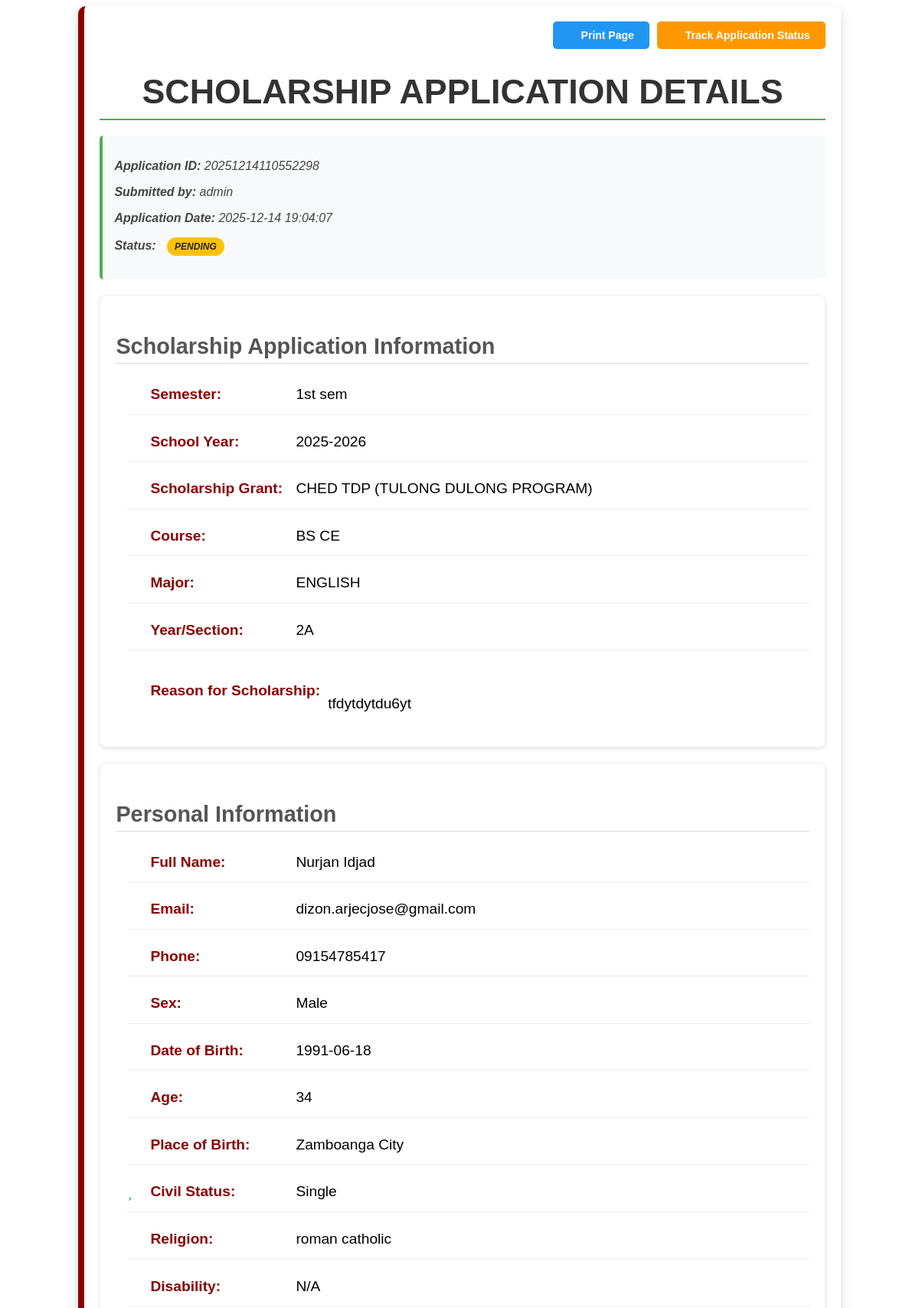
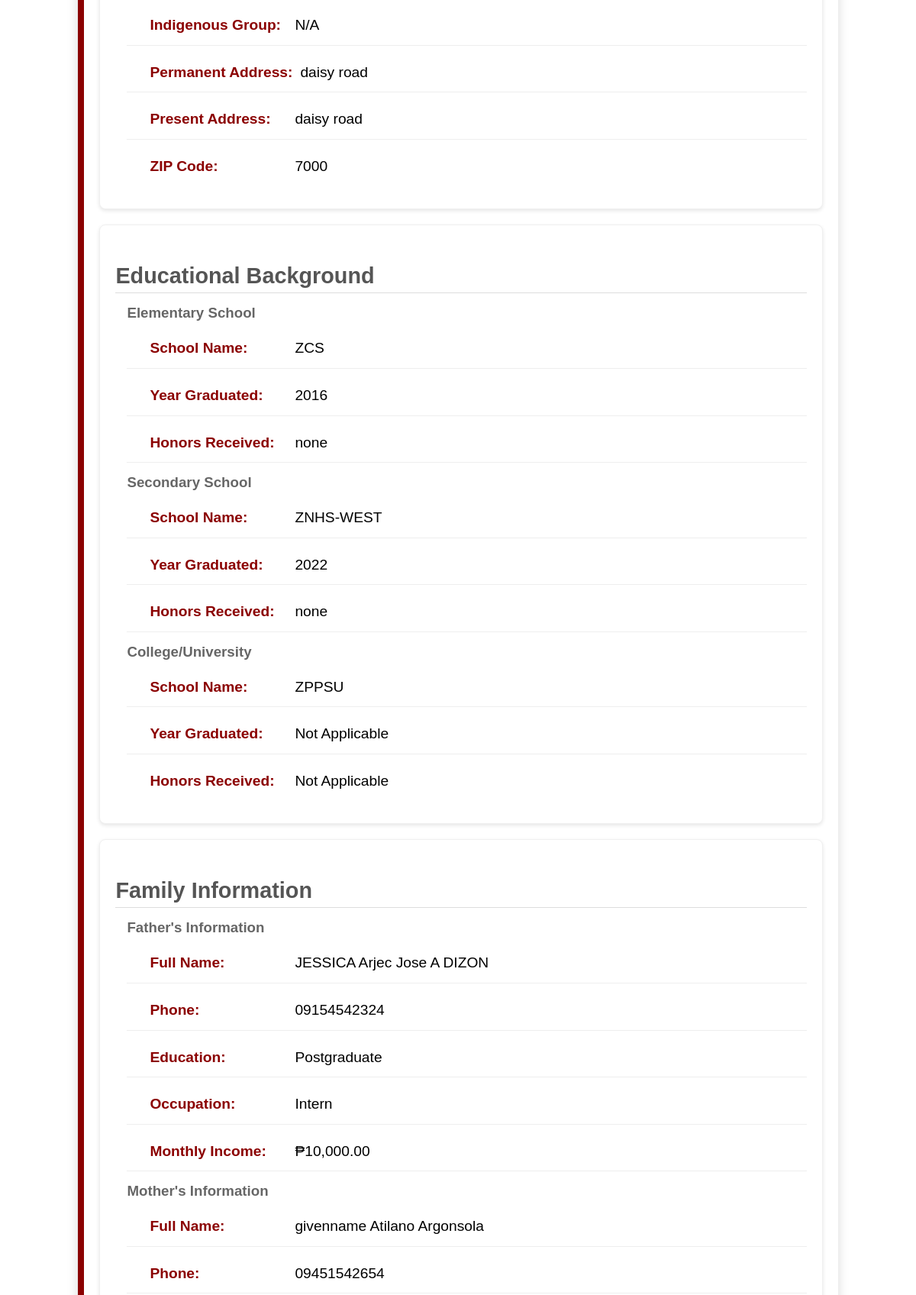
/application_process/view_application_admin.php?id=20251214110552298 (signed in, upper part), run on the app's committed database (2 pictures, top to bottom).
### tables this page shows
CREATE TABLE `scholarship_applications` (
  `application_id` varchar(20) NOT NULL,
  `date` datetime DEFAULT NULL,
  `semester` varchar(10) NOT NULL,
  `school_year` varchar(9) DEFAULT NULL,
  `full_name` varchar(100) NOT NULL,
  `course` varchar(50) NOT NULL,
  `yr_sec` varchar(15) NOT NULL,
  `major` varchar(50) NOT NULL,
  `cell_no` varchar(15) DEFAULT NULL,
  `permanent_address` text DEFAULT NULL,
  `zip_code` int(11) NOT NULL,
  `present_address` text DEFAULT NULL,
  `email` varchar(100) DEFAULT NULL,
  `sex` varchar(100) NOT NULL,
  `date_of_birth` date DEFAULT NULL,
  `age` int(11) NOT NULL,
  `place_of_birth` varchar(50) DEFAULT NULL,
  `civil_status` enum('single','married','widowed','divorced','separated') DEFAULT NULL,
  `religion` varchar(100) DEFAULT NULL,
  `scholarship_grant` varchar(100) DEFAULT NULL,
  `disability` varchar(100) DEFAULT NULL,
  `indigenous_group` varchar(100) DEFAULT NULL,
  `reason_scholarship` text NOT NULL,
  `user_id` int(11) DEFAULT NULL,
  `status` enum('pending','approved','not qualified') NOT NULL DEFAULT 'pending',
  `notified` int(11) NOT NULL,
  `attachments` varchar(255) NOT NULL
);

CREATE TABLE `users` (
  `id` int(11) NOT NULL,
  `username` varchar(50) NOT NULL,
  `password` varchar(255) NOT NULL,
  `created_at` datetime NOT NULL DEFAULT current_timestamp(),
  `role` varchar(50) NOT NULL
);

CREATE TABLE `schools_attended` (
  `id` int(11) NOT NULL,
  `application_id` varchar(100) NOT NULL,
  `elementary` varchar(255) DEFAULT NULL,
  `elementary_year_grad` year(4) DEFAULT NULL,
  `elementary_honors` varchar(255) DEFAULT NULL,
  `secondary` varchar(255) DEFAULT NULL,
  `secondary_year_grad` year(4) DEFAULT NULL,
  `secondary_honors` varchar(255) DEFAULT NULL,
  `college` varchar(255) DEFAULT NULL,
  `college_year_grad` year(4) DEFAULT NULL,
  `college_honors` varchar(255) DEFAULT NULL
);

CREATE TABLE `parents_info` (
  `id` int(11) NOT NULL,
  `application_id` varchar(100) NOT NULL,
  `father_lastname` varchar(255) DEFAULT NULL,
  `father_givenname` varchar(255) DEFAULT NULL,
  `father_middlename` varchar(255) DEFAULT NULL,
  `father_cellphone` varchar(15) DEFAULT NULL,
  `father_education` enum('No Formal Education','Elementary Undergraduate','Elementary Graduate','High School Undergraduate','High School Graduate','Vocational Course','College Undergraduate','College Graduate','Postgraduate') NOT NULL,
  `father_occupation` enum('Government','Private Sector','Self-Employed','Laborer','Freelancer','NGO/Non-Profit','Overseas Employment','Casual','Contractual','Intern') NOT NULL,
  `father_income` decimal(10,2) DEFAULT NULL,
  `mother_lastname` varchar(255) DEFAULT NULL,
  `mother_givenname` varchar(255) DEFAULT NULL,
  `mother_middlename` varchar(255) DEFAULT NULL,
  `mother_cellphone` varchar(15) DEFAULT NULL,
  `mother_education` enum('No Formal Education','Elementary Undergraduate','Elementary Graduate','High School Undergraduate','High School Graduate','Vocational Course','College Undergraduate','College Graduate','Postgraduate') NOT NULL,
  `mother_occupation` enum('Government','Private Sector','Self-Employed','Laborer','Freelancer','NGO/Non-Profit','Overseas Employment','Casual','Contractual','Intern') NOT NULL,
  `mother_income` decimal(10,2) DEFAULT NULL
);

### application_process/view_application_admin.php (the view, shortened to what this page needs)
<?php
include '../includes/session.php';
$application_id = (int) $_GET['id'];
try {
    $stmt = $pdo->prepare("
        SELECT
            sa.*,
            st.elementary, st.elementary_year_grad, st.elementary_honors,
            st.secondary, st.secondary_year_grad, st.secondary_honors,
            st.college, st.college_year_grad, st.college_honors,
            pi.father_lastname, pi.father_givenname, pi.father_middlename, pi.father_cellphone,
            pi.father_education, pi.father_occupation, pi.father_income,
            pi.mother_lastname, pi.mother_givenname, pi.mother_middlename, pi.mother_cellphone,
            pi.mother_education, pi.mother_occupation, pi.mother_income,
            hi.house_status,
            u.username,
            sa.reason_scholarship,
            sa.date_of_birth,
            sa.age,
            sa.place_of_birth,
            sa.civil_status,
            sa.religion,
            sa.scholarship_grant,
            sa.disability,
            sa.indigenous_group,
            sa.cell_no,
            sa.email,
            sa.sex,
            sa.permanent_address,
            sa.present_address,
            sa.zip_code,
            sa.course,
            sa.major,
            sa.yr_sec,
            sa.semester,
            sa.school_year,
            sa.date,
            sa.status
        FROM scholarship_applications sa
        LEFT JOIN schools_attended st ON sa.application_id = st.application_id
        LEFT JOIN parents_info pi ON sa.application_id = pi.application_id
        LEFT JOIN house_info hi ON sa.application_id = hi.application_id
        LEFT JOIN users u ON sa.user_id = u.id
        WHERE sa.application_id = :application_id
    ");
    $stmt->bindParam(':application_id', $application_id, PDO::PARAM_INT);
    $stmt->execute();
    $application = $stmt->fetch(PDO::FETCH_ASSOC);
} catch (PDOException $e) {
    die("Error fetching application details: " . $e->getMessage());
}
?>
<!DOCTYPE html>
<html lang="en">
<head>
    <link rel="stylesheet" href="../css/view_applications.css?v=<?php echo time(); ?>">
    <link rel="stylesheet" href="../css/preloader.css?v=<?php echo time(); ?>">
</head>
<body>
    <div class="container">
        <div class="top-buttons">
            <button onclick="window.print()" class="action-button print-button">
                <i class="fas fa-print"></i> Print Page
            </button>
            <?php if ($application['status'] === 'pending' || $application['status'] === 'under review'): ?>
            <button onclick="location.href='application_tracking.php?id=<?= $application_id ?>'"
                class="action-button track-button">
                <i class="fas fa-truck"></i> Track Application Status
            </button>
            <?php endif; ?>
        </div>
        <h1>Scholarship Application Details</h1>
        <div class="submitted-info">
            <p><strong>Application ID:</strong> <?= htmlspecialchars($application['application_id']) ?></p>
            <p><strong>Submitted by:</strong> <?= htmlspecialchars($application['username']) ?></p>
            <p><strong>Application Date:</strong> <?= htmlspecialchars($application['date']) ?></p>
            <p><strong>Status:</strong>
                <span class="status-badge status-<?= htmlspecialchars($application['status']) ?>">
                    <?= htmlspecialchars(strtoupper($application['status'])) ?>
                </span>
            </p>
        </div>
        <div class="section">
            <h2>Scholarship Application Information</h2>
            <div class="details">
                <p><i class="fas fa-calendar-alt"></i><strong>Semester:</strong> <?= htmlspecialchars($application['semester']) ?></p>
                <p><i class="fas fa-calendar"></i><strong>School Year:</strong> <?= htmlspecialchars($application['school_year']) ?></p>
                <p><i class="fas fa-graduation-cap"></i><strong>Scholarship Grant:</strong> <?= htmlspecialchars($application['scholarship_grant']) ?></p>
                <p><i class="fas fa-book"></i><strong>Course:</strong> <?= htmlspecialchars($application['course']) ?></p>
                <p><i class="fas fa-graduation-cap"></i><strong>Major:</strong> <?= htmlspecialchars($application['major']) ?></p>
                <p><i class="fas fa-users"></i><strong>Year/Section:</strong> <?= htmlspecialchars($application['yr_sec']) ?></p>
                <p><i class="fas fa-pray"></i><strong>Reason for Scholarship:</strong><br>
                    <?= nl2br(htmlspecialchars($application['reason_scholarship'])) ?>
                </p>
            </div>
        </div>
        <div class="section">
            <h2>Personal Information</h2>
            <div class="details">
                <p><i class="fas fa-user"></i><strong>Full Name:</strong> <?= htmlspecialchars($application['full_name']) ?></p>
                <p><i class="fas fa-envelope"></i><strong>Email:</strong> <?= htmlspecialchars($application['email']) ?></p>
                <p><i class="fas fa-phone"></i><strong>Phone:</strong> <?= htmlspecialchars($application['cell_no']) ?></p>
                <p><i class="fas fa-venus-mars"></i><strong>Sex:</strong> <?= htmlspecialchars(ucfirst($application['sex'])) ?></p>
                <p><i class="fas fa-calendar-alt"></i><strong>Date of Birth:</strong> <?= htmlspecialchars($application['date_of_birth']) ?></p>
                <p><i class="fas fa-birthday-cake"></i><strong>Age:</strong> <?= htmlspecialchars($application['age']) ?></p>
                <p><i class="fas fa-map-marker-alt"></i><strong>Place of Birth:</strong> <?= htmlspecialchars($application['place_of_birth']) ?></p>
                <p><i class="fas fa-heart"></i><strong>Civil Status:</strong> <?= htmlspecialchars(ucfirst($application['civil_status'])) ?></p>
                <p><i class="fas fa-church"></i><strong>Religion:</strong> <?= htmlspecialchars($application['religion']) ?></p>
                <p><i class="fas fa-wheelchair"></i><strong>Disability:</strong> <?= htmlspecialchars($application['disability']) ?></p>
                <p><i class="fas fa-users"></i><strong>Indigenous Group:</strong> <?= htmlspecialchars($application['indigenous_group']) ?></p>
                <p><i class="fas fa-home"></i><strong>Permanent Address:</strong> <?= htmlspecialchars($application['permanent_address']) ?></p>
                <p><i class="fas fa-house-user"></i><strong>Present Address:</strong> <?= htmlspecialchars($application['present_address']) ?></p>
                <p><i class="fas fa-map-pin"></i><strong>ZIP Code:</strong> <?= htmlspecialchars($application['zip_code']) ?></p>
            </div>
        </div>
        <div class="section">
            <h2>Educational Background</h2>
            <div class="details">
                <h3 style="color: #666; margin-top: 10px; margin-bottom: 10px;">Elementary School</h3>
                <p><i class="fas fa-school"></i><strong>School Name:</strong> <?= htmlspecialchars($application['elementary']) ?></p>
                <p><i class="fas fa-calendar"></i><strong>Year Graduated:</strong> <?= htmlspecialchars($application['elementary_year_grad']) ?></p>
                <p><i class="fas fa-award"></i><strong>Honors Received:</strong> <?= htmlspecialchars($application['elementary_honors']) ?></p>
                <h3 style="color: #666; margin-top: 15px; margin-bottom: 10px;">Secondary School</h3>
                <p><i class="fas fa-school"></i><strong>School Name:</strong> <?= htmlspecialchars($application['secondary']) ?></p>
                <p><i class="fas fa-calendar"></i><strong>Year Graduated:</strong> <?= htmlspecialchars($application['secondary_year_grad']) ?></p>
                <p><i class="fas fa-award"></i><strong>Honors Received:</strong> <?= htmlspecialchars($application['secondary_honors']) ?></p>
                <h3 style="color: #666; margin-top: 15px; margin-bottom: 10px;">College/University</h3>
                <p><i class="fas fa-university"></i><strong>School Name:</strong> <?= htmlspecialchars($application['college'] ?: 'Not Applicable') ?></p>
                <p><i class="fas fa-calendar"></i><strong>Year Graduated:</strong> <?= htmlspecialchars($application['college_year_grad'] ?: 'Not Applicable') ?></p>
                <p><i class="fas fa-award"></i><strong>Honors Received:</strong> <?= htmlspecialchars($application['college_honors'] ?: 'Not Applicable') ?></p>
            </div>
        </div>
        <div class="section">
            <h2>Family Information</h2>
            <div class="details">
                <h3 style="color: #666; margin-top: 10px; margin-bottom: 10px;">Father's Information</h3>
                <p><i class="fas fa-male"></i><strong>Full Name:</strong>
                    <?= htmlspecialchars(trim($application['father_givenname'] . ' ' . ($application['father_middlename'] ? $application['father_middlename'] . ' ' : '') . $application['father_lastname'])) ?>
                </p>
                <p><i class="fas fa-phone"></i><strong>Phone:</strong> <?= htmlspecialchars($application['father_cellphone']) ?></p>
                <p><i class="fas fa-graduation-cap"></i><strong>Education:</strong> <?= htmlspecialchars($application['father_education']) ?></p>
                <p><i class="fas fa-briefcase"></i><strong>Occupation:</strong> <?= htmlspecialchars($application['father_occupation']) ?></p>
                <p><i class="fas fa-money-bill-wave"></i><strong>Monthly Income:</strong> ₱<?= number_format(floatval($application['father_income']), 2) ?></p>
                <h3 style="color: #666; margin-top: 15px; margin-bottom: 10px;">Mother's Information</h3>
                <p><i class="fas fa-female"></i><strong>Full Name:</strong>
                    <?= htmlspecialchars(trim($application['mother_givenname'] . ' ' . ($application['mother_middlename'] ? $application['mother_middlename'] . ' ' : '') . $application['mother_lastname'])) ?>
                </p>
                <p><i class="fas fa-phone"></i><strong>Phone:</strong> <?= htmlspecialchars($application['mother_cellphone']) ?></p>
            </div>
        </div>
    </div>
</body>
</html>

### css/view_applications.css (style rules this page uses)
.container { width: 80%; max-width: 1000px; margin: 30px auto; background-color: #ffffff; padding: 20px 30px; border-radius: 10px; box-shadow: 0 6px 15px rgba(0, 0, 0, 0.15); border-left: 8px solid #8b0000; }
h1 { text-align: center; color: #8b0000; font-size: 2.8em; font-weight: bold; text-transform: uppercase; margin-bottom: 30px; }
h2 { color: #8b0000; font-size: 1.8em; margin-bottom: 20px; border-bottom: 2px solid #f0ad4e; padding-bottom: 5px; text-transform: capitalize; }
.section { margin-bottom: 20px; padding: 15px 20px; border: 1px solid #f0f0f0; background-color: #fafafa; border-radius: 8px; transition: transform 0.2s ease, box-shadow 0.3s ease; }
.details { padding-left: 15px; }
.details p { font-size: 1.2em; line-height: 1.8; display: flex; align-items: center; margin-bottom: 10px; }
.details p strong { color: #8b0000; margin-right: 10px; font-weight: bold; }
.details i { color: #f0ad4e; margin-right: 10px; }
.submitted-info { padding: 15px 20px; background-color: #fdf6f0; border-left: 5px solid #f0ad4e; border-radius: 8px; font-style: italic; color: #444; margin-bottom: 20px; }
.top-buttons { display: flex; justify-content: flex-end; gap: 15px; margin-bottom: 20px; flex-wrap: wrap; }
.top-buttons button { display: flex; align-items: center; gap: 6px; }
.action-button { display: flex; align-items: center; gap: 6px; padding: 8px 15px; font-size: 16px; font-weight: bold; border: none; border-radius: 6px; cursor: pointer; }
.print-button { background-color: green; color: white; }
.track-button { background-color: #f0ad4e; color: white; }

### application_process/view_application_admin.php (style rules this page uses)
.container { max-width: 1200px; margin: 0 auto; padding: 20px; font-family: Arial, sans-serif; }
.top-buttons { margin-bottom: 20px; display: flex; gap: 10px; flex-wrap: wrap; }
.action-button { padding: 10px 20px; background: #4CAF50; color: white; border: none; border-radius: 5px; cursor: pointer; text-decoration: none; display: inline-flex; align-items: center; gap: 8px; font-size: 14px; }
.print-button { background: #2196F3; }
.track-button { background: #FF9800; }
h1 { color: #333; border-bottom: 2px solid #4CAF50; padding-bottom: 10px; margin-bottom: 20px; }
h2 { color: #555; margin-top: 30px; margin-bottom: 15px; padding-bottom: 5px; border-bottom: 1px solid #ddd; }
.submitted-info { background: #f8f9fa; padding: 15px; border-radius: 5px; margin-bottom: 20px; border-left: 4px solid #4CAF50; }
.section { background: white; padding: 20px; margin-bottom: 20px; border-radius: 8px; box-shadow: 0 2px 5px rgba(0,0,0,0.1); }
.details p { margin: 10px 0; padding: 8px 0; border-bottom: 1px solid #eee; }
.details p:last-child { border-bottom: none; }
.details strong { color: #333; min-width: 180px; display: inline-block; }
.details i { width: 20px; margin-right: 10px; color: #4CAF50; }
.status-badge { display: inline-block; padding: 5px 10px; border-radius: 20px; font-size: 12px; font-weight: bold; margin-left: 10px; }
.status-pending { background: #ffc107; color: #212529; }

### data on the page
scholarship_applications: application_id "20251214110552298", user.username "admin", date "2025-12-14 19:04:07", status "PENDING", semester "1st sem", school_year "2025-2026", scholarship_grant "CHED TDP (TULONG DULONG PROGRAM)", course "BS CE", major "ENGLISH", yr_sec "2A", reason_scholarship "tfdytdytdu6yt", full_name "Nurjan Idjad", email "dizon.arjecjose@gmail.com", cell_no "09154785417", sex "Male", date_of_birth "1991-06-18", age "34", place_of_birth "Zamboanga City", civil_status "Single", religion "roman catholic", disability "N/A", indigenous_group "N/A", permanent_address "daisy road", present_address "daisy road", zip_code "7000", schools_attended.elementary "ZCS", schools_attended.elementary_year_grad "2016", schools_attended.elementary_honors "none", schools_attended.secondary "ZNHS-WEST", schools_attended.secondary_year_grad "2022", schools_attended.secondary_honors "none", schools_attended.college "ZPPSU", schools_attended.college_year_grad "Not Applicable", schools_attended.college_honors "Not Applicable", parents_info.father_givenname+father_middlename+father_lastname "JESSICA Arjec Jose A DIZON", parents_info.father_cellphone "09154542324", parents_info.father_education "Postgraduate", parents_info.father_occupation "Intern", parents_info.father_income "10,000.00", parents_info.mother_givenname+mother_middlename+mother_lastname "givenname Atilano Argonsola", parents_info.mother_cellphone "09451542654"
